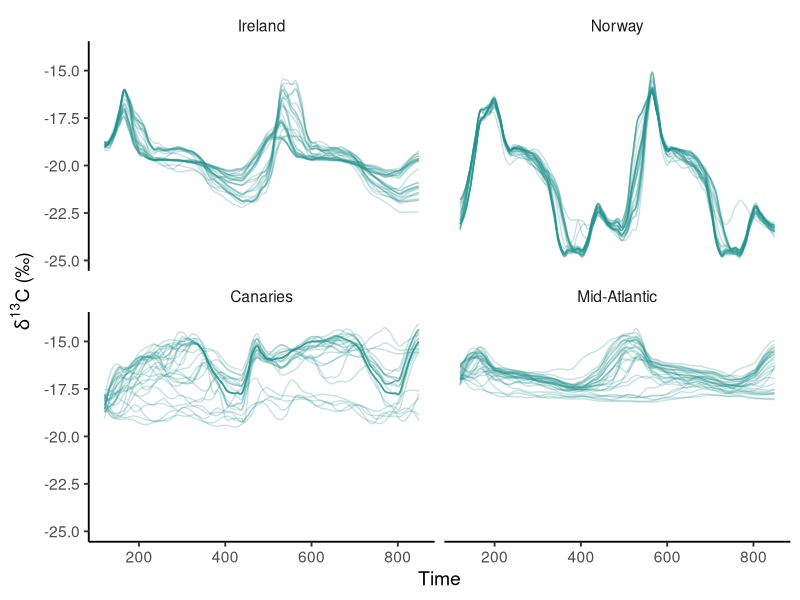

Here is the R script that generated this plot:
# Author: Clive Trueman
# Adapted by: Andrew Jackson 19-Jun-2017
# About: script to generate figures S4a-d for the blue whale paper
# Tidied by Natalie Cooper Nov 2017
# = = = = = = = = = = = = = = = = = = = = = = = = = = = = = =

library(tidyverse)
library(viridis)
library(lubridate)

# = = = = = = = = = = = = = = = = = = = = = = = = = = = = = =
# set the constant to add as a correction to the d13C data
cnst <- 6

# Read in resident whale model data
resNor <- read.csv("data/Norway.csv", header = TRUE)
resIre <- read.csv("data/west.Ireland.csv", header = TRUE)
resCan <- read.csv("data/Canaries.csv", header = TRUE)
resMidAtl <- read.csv("data/Mid_Atl.csv", header = TRUE)

# Combine datasets
res_all <- bind_rows(list(Norway = resNor, 
                          Ireland = resIre, 
                          Canaries = resCan, 
                          "Mid-Atlantic" = resMidAtl), .id = "Region")

# Remove lines with no d13C values
res_all <- res_all[which(!is.na(res_all$d13C)), ]

# = = = = = = = = = = = = = = = = = = = = = = = = = = = = = =
# Plot loess fits to the 30 resident simulated whales for 
# each region
# = = = = = = = = = = = = = = = = = = = = = = = = = = = = = =

# Group data by replicate and region
# And add Day.No variable
tmp2 <- res_all %>% group_by(Region, Rep)  %>% 
  do(., data.frame(Z = predict(loess((.$d13C + cnst) ~ .$Day.No, span = 0.1)),
                   Day.No = .$Day.No))

# re-order the Region Factor
tmp2$Region <- factor(tmp2$Region, levels = c("Ireland","Norway",
                                              "Canaries","Mid-Atlantic"))

# Plot and facet wrap by region
sim_facet <- 
  ggplot(tmp2, aes(Day.No, Z, group = Rep)) + 
    geom_line(col = viridis(3)[2], alpha = 0.25) + 
    xlab("Time") + 
    ylab(expression(paste(delta^{13}, "C (\u2030)"))) + 
    theme_classic(base_size = 14) + ylim(-25, -14) + 
    theme(strip.background = element_blank(),
          strip.text = element_text(size = NULL)) +
    facet_wrap(~Region, ncol = 2)

ggsave("manuscript/revision/figures/Figure-S4-facet-wrap-d13C.png", sim_facet, 
       device = png(width = 600, height = 400))

